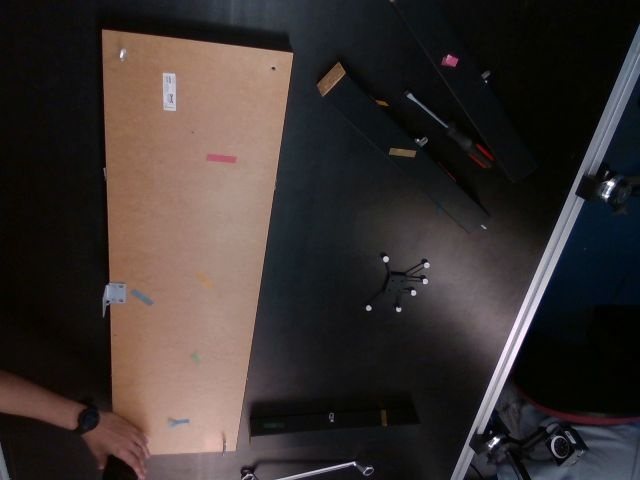
#> input picture NS2/HW2-1/dataset_yolo/images/val/000000.jpg, 640 x 480 px; its folder holds only this picture in this run
$ jupyter execute --allow-errors HW2_1_fintuning_yolov8.ipynb   (older library calls are emulated)
#> lines starting #> are read from the running program, lines starting #| are printed output that depends on the picture
### Fine-tuning a YOLOv8 Model Using a Custom Dataset

This notebook demonstrates how to fine-tune a YOLOv8 model using a previously generated custom dataset.

---

### Folder Structure

- `this_notebook.ipynb`
- `Dataset_yolo/`
  - `Images/`
    - `Train_images/`
    - `Val_images/`
  - `Labels/`
    - `Train_labels/`
    - `Val_labels/`
  - `Depth/` (this is not used for training)
    - `Train_labels/`
    - `Val_labels/`

[cell 1]
# ONLY RUN GOOGLE COLAB, Mount Google Drive
from google.colab import drive
drive.mount('/content/drive/')

[cell 2]
cd /content/drive/MyDrive/'Colab Notebooks/human-activity-understanding/HW2'

[cell 3]
import os
import random
import cv2
import matplotlib.pyplot as plt
import numpy as np # numpy is used in draw_bboxes_and_labels

# Re-define CLASSES as it was not in the current scope
CLASSES = ['person','table', 'leg','tool1', 'tool2']

def parse_yolo_label(label_path, img_width, img_height):
    """
    Parses a YOLO format segmentation label file and returns a list of masks.
    Each mask is returned as (class_id, polygon_points) where polygon_points is a list of (x, y) tuples in pixel coordinates.
    """
    masks = []
    if not os.path.exists(label_path):
        print(f"Warning: Label file not found: {label_path}")
        return masks

    with open(label_path, 'r') as f:
        for line in f:
            parts = line.strip().split()
            if len(parts) >= 3: # Must have at least class_id, x1, y1
                class_id = int(parts[0])
                polygon_normalized = list(map(float, parts[1:]))

                # Convert normalized coordinates to pixel coordinates
                polygon_points = []
                for i in range(0, len(polygon_normalized), 2):
                    x = int(polygon_normalized[i] * img_width)
                    y = int(polygon_normalized[i+1] * img_height)
                    polygon_points.append((x, y))
                masks.append((class_id, polygon_points))
    return masks

def draw_bboxes_and_labels(image, masks, classes):
    """
    Draws segmentation masks and class labels on an image with semi-transparent colors.
    """
    img_copy = image.copy()
    overlay = img_copy.copy()
    alpha = 0.4  # Transparency factor

    # Define a set of distinct colors for classes (BGR format for OpenCV)
    class_colors = [
        (0, 0, 155),    # Red for class 0 (person)
        (0, 155, 0),    # Green for class 1 (table)
        (155, 0, 0),    # Blue for class 2 (leg)
        (0, 155, 155),  # Yellow for class 3 (tool1)
        (155, 0, 155)   # Magenta for class 4 (tool2)
    ]

    for class_id, polygon_points in masks:
        if polygon_points:
            # Get color for the class
            color = class_colors[class_id % len(class_colors)] if class_id < len(class_colors) else (random.randint(0, 255), random.randint(0, 255), random.randint(0, 255)) # Fallback random color

            # Reshape points for cv2.fillPoly and cv2.polylines
            pts = np.array(polygon_points, np.int32)
            pts = pts.reshape((-1, 1, 2))

            # Fill the polygon on the overlay with semi-transparency
            cv2.fillPoly(overlay, [pts], color)

            # Draw polygon outline
            cv2.polylines(img_copy, [pts], True, color, 2)

            # Put label
            label = classes[class_id] if class_id < len(classes) else f"Unknown Class {class_id}"
            font = cv2.FONT_HERSHEY_SIMPLEX
            font_scale = 0.7
            font_thickness = 2
            text_size = cv2.getTextSize(label, font, font_scale, font_thickness)[0]

            # Place text near the first point of the polygon
            text_x = polygon_points[0][0]
            text_y = polygon_points[0][1] - 10 if polygon_points[0][1] - 10 > text_size[1] else polygon_points[0][1] + text_size[1] + 10

            # Draw background for text
            cv2.rectangle(img_copy, (text_x, text_y - text_size[1] - 5),
                          (text_x + text_size[0] + 5, text_y + 5), color, -1)
            cv2.putText(img_copy, label, (text_x, text_y), font, font_scale, (255, 255, 255), font_thickness, cv2.LINE_AA)

    # Combine the original image with the overlay using the transparency factor
    img_with_masks = cv2.addWeighted(overlay, alpha, img_copy, 1 - alpha, 0)
    return img_with_masks

# Define the new directories
TRAIN_IMAGES_DIR = 'dataset_yolo/images/val'
TRAIN_LABELS_DIR = 'dataset_yolo/labels/val'
TRAIN_DEPTH_DIR = 'dataset_yolo/depth/val' # New: Define depth directory

# Get a list of all image files in the new training directory
train_image_files = [f for f in os.listdir(TRAIN_IMAGES_DIR) if f.lower().endswith(('.jpg', '.jpeg'))]

# Randomly select 3 images to visualize
num_images_to_visualize = min(3, len(train_image_files)) # Ensure we don't try to visualize more than available
selected_images_for_viz = random.sample(train_image_files, num_images_to_visualize)

print(f"Visualizing {num_images_to_visualize} random images and their depth maps...")

plt.figure(figsize=(15, 6 * num_images_to_visualize))

for i, img_filename in enumerate(selected_images_for_viz):
    img_path = os.path.join(TRAIN_IMAGES_DIR, img_filename)
    label_filename = os.path.splitext(img_filename)[0] + '.txt'
    label_path = os.path.join(TRAIN_LABELS_DIR, label_filename)
    depth_filename = os.path.splitext(img_filename)[0] + '.png'
    depth_path = os.path.join(TRAIN_DEPTH_DIR, depth_filename)

    # Read the color image
    img = cv2.imread(img_path)
#> img is the input picture: shape (480, 640, 3); mean B, G, R 48.1, 50.1, 57.8
    if img is None:
        print(f"Warning: Could not read image: {img_path}")
        continue

    # OpenCV reads images as BGR, convert to RGB for matplotlib
    img_rgb = cv2.cvtColor(img, cv2.COLOR_BGR2RGB)

    # Read the depth image
    depth_image = cv2.imread(depth_path, cv2.IMREAD_UNCHANGED)
    if depth_image is None:
        print(f"Warning: Could not read depth image: {depth_path}")
        continue

    img_height, img_width, _ = img_rgb.shape
#> img_height = 480; img_width = 640

    # Parse YOLO labels
    bboxes = parse_yolo_label(label_path, img_width, img_height)
#> bboxes = []

    # Draw bounding boxes and labels on the color image
    img_with_boxes = draw_bboxes_and_labels(img_rgb, bboxes, CLASSES)

    # Normalize depth image for visualization
    # Scale to 0-255 for 8-bit display
    normalized_depth_image = cv2.normalize(depth_image, None, 0, 255, cv2.NORM_MINMAX, cv2.CV_8U)

    # Display the annotated color image
    plt.subplot(num_images_to_visualize, 2, i * 2 + 1) # First column for color image
    plt.imshow(img_with_boxes)
    plt.title(f"GT Color Image: {img_filename}")
    plt.axis('off')

    # Display the normalized depth image
    plt.subplot(num_images_to_visualize, 2, i * 2 + 2) # Second column for depth image
    plt.imshow(normalized_depth_image, cmap='viridis')
    plt.title(f"Depth Image: {depth_filename}")
    plt.axis('off')

plt.tight_layout()
plt.show()
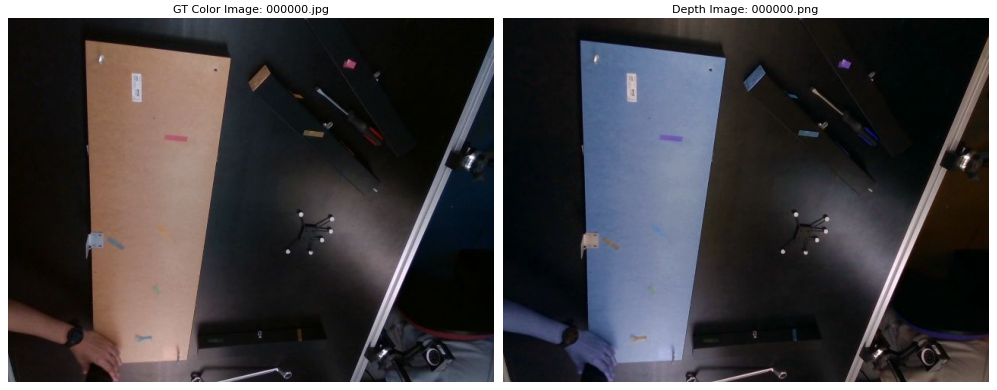
#> figure drawn by matplotlib, 2 panels; B, G, R data is drawn as R, G, B

print(f"Finished visualizing {num_images_to_visualize} images with color annotations and depth maps.")

### Install Ultralytics

[cell 4]
get_ipython().system('pip install ultralytics')
print("ultralytics package installed.")

## Load Pre-trained Ultralytics Model

Load a suitable pre-trained YOLOv8 from the `ultralytics` hub as a starting point for fine-tuning.

[cell 5]
from ultralytics import YOLO

# Load a pre-trained YOLOv8 segmentation model
#> (the rest of this cell did not finish here and is left out)

# Task 1.1
## Fine-tuning yolov8 using custom dataset

Define the training parameters (data.yaml), including the number of epochs, batch size, and most importantly, adjust the model to match the number of classes in your custom dataset.

#> (a cell that did not finish here is left out)

[cell 7]
import matplotlib.pyplot as plt
import matplotlib.image as mpimg
import os

# Plot finetuning Training Results.

image_path = os.path.join('runs', 'segment', 'yolov8n_seg_custom2', 'results.png')

if os.path.exists(image_path):
    img = mpimg.imread(image_path)
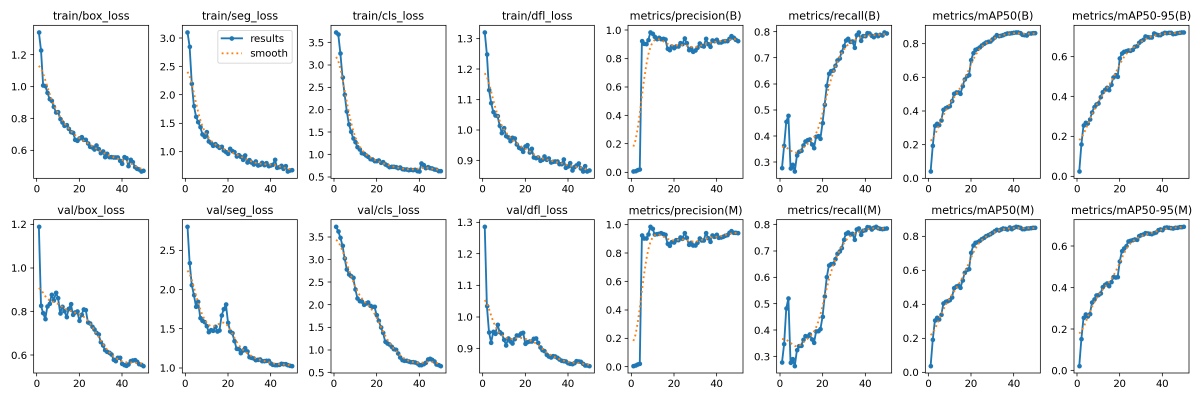
#> input picture NS2/HW2-1/runs/segment/yolov8n_seg_custom/results.png, 3600 x 1200 px, found by its file name (shown at 1/3 size)
#> img is the input picture: shape (1200, 3600, 4) float32; mean R, G, B, A 0.947, 0.956, 0.961, 1
    plt.figure(figsize=(15, 8))
    plt.imshow(img)
    plt.title('YOLOv8 Segmentation Training Results')
    plt.axis('off')
    plt.show()
else:
    print(f"Error: Image not found at {image_path}")

# Task 1.2
## Test Fine-tuned Model

Test the fine-tuned YOLOv8 segmentation model on validation images and visualize the results, including bounding boxes and semi-transparent segmentation masks.

[cell 8]
import cv2
import numpy as np
import random

# [45 lines left out: function draw_rect_boxes_and_labels, not called in this run]

print("New helper function `draw_rect_boxes_and_labels` defined to draw only rectangular bounding boxes and labels.")

[cell 9]
import os
import random
import cv2
import matplotlib.pyplot as plt
from ultralytics import YOLO

# Load the best trained model weights
model_path = os.path.join('runs', 'segment', 'yolov8n_seg_custom2', 'weights', 'best.pt')
#> (the rest of this cell did not finish here and is left out)

[cell 10]
import os
import random
import cv2
import matplotlib.pyplot as plt
from ultralytics import YOLO
import numpy as np # Ensure numpy is imported if not already in scope via another cell

# Define CLASSES (ensure it's in scope)
CLASSES = ['person', 'table', 'leg', 'tool1', 'tool2']

# Path to the YOLO dataset validation images
val_images_dir = os.path.join('dataset_yolo', 'images', 'val')
val_labels_dir = os.path.join('dataset_yolo', 'labels', 'val')
val_depth_dir = os.path.join('dataset_yolo', 'depth', 'val') # Added definition here

# Randomly select one images to visualize from the validation set
#> (the rest of this cell did not finish here and is left out)

# Part 1.2
## Create K-Means Segmentation Mask

Based on the K-Means cluster labels, assign each pixel in the cropped region to either foreground or background. Reconstruct a binary mask for the foreground within the bounding box, and then extend this mask to the original image dimensions.

[cell 11]
from sklearn.cluster import KMeans
import numpy as np
from collections import Counter

# cropped_color_roi, cropped_depth_roi, cropped_mask, h, w, c, results, selected_bbox_for_roi, img_rgb are assumed to be available from previous cells.

# Get dimensions of cropped_color_roi (assuming h, w, c are still correct from previous steps)
#> (the rest of this cell did not finish here and is left out)

[cell 12]
import matplotlib.pyplot as plt
import matplotlib.colors # Import matplotlib.colors

# Define custom colormap for binary masks: False (0) for violet, True (1) for yellow
colors = [(0.5, 0.0, 0.5), (1.0, 1.0, 0.0)] # Violet and Yellow (RGB)
custom_cmap = matplotlib.colors.ListedColormap(colors)

# Display the K-Means masks in a single row
plt.figure(figsize=(10, 5))

plt.subplot(1, 2, 1)
#> (the rest of this cell did not finish here and is left out)

# Task 1.3 Convert the clustering results into a segmentation image.

[cell 13]
# First we need a overlay function to overlay the mask
from scipy.ndimage import binary_dilation
import numpy as np # Ensure numpy is imported

# [36 lines left out: function overlay_function, not called in this run]

# Display the K-Means masks in a single row
plt.figure(figsize=(10, 5))

plt.subplot(1, 1, 1)
#> (the rest of this cell did not finish here and is left out)

## Task 2 Mask R-CNN (2 Students):
### 2.1 Fine-tune Mask R-CNN using Detectron2.
-  for this task we use the same fineuned yolov8, which can deliver instance segmentation

### 2.2 Compare both segmentation results with ground truth from MiVOS (pixel-wise acc).

- we compare the segmentation performance of the results we obtained in subtasks 2.1 and 1.3, and we do so through the computation of the pixel-wise accuracy

[cell 14]
# [12 lines left out: function compute_pixel_accuracy, not called in this run]

[cell 15]
import os
import random
import cv2
import matplotlib.pyplot as plt
import numpy as np # Added numpy import

# Define a new helper function to draw masks with scores
# [53 lines left out: function draw_masks_and_scores, not called in this run]


print(f"Visualizing {num_images_to_visualize} random validation images...")

plt.figure(figsize=(10, 5))

#> (the rest of this cell did not finish here and is left out)

    img_with_gt = draw_bboxes_and_labels(img_rgb.copy(), gt_masks, CLASSES)

    # --- Model Predictions ---
    # Run inference
    results = model(img_rgb, verbose=False) # verbose=False to suppress output for each image

    # Process results to get masks in the desired format
    predicted_masks_with_scores = []
    for r in results:
        if r.masks is not None:
            for j, mask_data in enumerate(r.masks.data):
                class_id = int(r.boxes.cls[j])
                confidence_score = float(r.boxes.conf[j]) # Get confidence score
                # Convert mask to polygon points
                mask_np = mask_data.cpu().numpy().astype(np.uint8)
                contours, _ = cv2.findContours(mask_np, cv2.RETR_EXTERNAL, cv2.CHAIN_APPROX_SIMPLE)
                if contours:
                    # Take the largest contour for simplicity if multiple are found
                    contour = max(contours, key=cv2.contourArea)
                    # Reshape to (N, 2) list of tuples for draw_masks_and_scores
                    polygon_points = [tuple(point[0]) for point in contour]
                    predicted_masks_with_scores.append((class_id, polygon_points, confidence_score)) # Append score


    # ---- Pixel-wise accuracy for Subtask 2.1 ----
    # Create GT mask as uint8 for OpenCV
    gt_binary_mask = np.zeros((img_height, img_width), dtype=np.uint8)

    for class_id, polygon_points in gt_masks:
        pts = np.array(polygon_points, dtype=np.int32).reshape((-1, 1, 2))
        cv2.fillPoly(gt_binary_mask, [pts], 1)   # fill with value 1

    # Convert to boolean mask
    gt_binary_mask = gt_binary_mask.astype(bool)

    # Create predicted mask as uint8 for OpenCV
    pred_binary_mask = np.zeros((img_height, img_width), dtype=np.uint8)

    for class_id, polygon_points, _ in predicted_masks_with_scores:
        pts = np.array(polygon_points, dtype=np.int32).reshape((-1, 1, 2))
        cv2.fillPoly(pred_binary_mask, [pts], 1)

    pred_binary_mask = pred_binary_mask.astype(bool)

    # Compute accuracy
    pixel_acc_21 = compute_pixel_accuracy(pred_binary_mask, gt_binary_mask)
    print("Pixel-wise accuracy (Task 2.1):", pixel_acc_21)


    # ---- Pixel-wise accuracy for Subtask 2.1 (K-Means segmentation vs GT) ----
    # Build full-sized ground-truth mask (same approach as above)
    gt_full_mask = np.zeros((img_height, img_width), dtype=np.uint8)
    for class_id, polygon_points in gt_masks:
        pts = np.array(polygon_points, dtype=np.int32).reshape((-1, 1, 2))
        cv2.fillPoly(gt_full_mask, [pts], 1)
    gt_full_mask = gt_full_mask.astype(bool)

    # Use the same bounding box coordinates from the ROI
    gt_roi_mask = gt_full_mask[y1:y2, x1:x2]

    # K-means mask for ROI already computed earlier: kmeans_color_mask_cropped

    # Compute pixel-wise accuracy
    pixel_acc_13 = compute_pixel_accuracy(kmeans_color_mask_cropped, gt_roi_mask)
    print("Pixel-wise accuracy (Task 1.3 K-Means ROI):", pixel_acc_13)


    # Draw bounding boxes and labels using the newly defined helper function
    img_with_predictions = draw_masks_and_scores(img_rgb.copy(), predicted_masks_with_scores, CLASSES)

    # --- Display Both ---
    plt.subplot(num_images_to_visualize, 2, i * 2 + 1) # First column for GT
    plt.imshow(img_with_gt)
    plt.title(f"GT Labels: {img_filename}")
    plt.axis('off')

    plt.subplot(num_images_to_visualize, 2, i * 2 + 2) # Second column for Predictions
    plt.imshow(img_with_predictions)
    plt.title(f"Predictions with Scores: {img_filename}")
    plt.axis('off')

plt.tight_layout()
plt.show()

# Task 2.3: Depth Smoothing

[cell 16]
get_ipython().system('pip install pyrealsense2')
print("pyrealsense2 package installed.")

[cell 17]
print("\n--- Task 2.3: Depth Smoothing ---")

# Apply opencv blurring filters
depth_gaussian  = cv2.GaussianBlur(normalized_depth_image, (5,5), 0)
depth_median    = cv2.medianBlur(normalized_depth_image, 5)
depth_bilateral = cv2.bilateralFilter(normalized_depth_image, 9, 75, 75)

# Plot
plt.figure(figsize=(20,15))

plt.subplot(4,1,1)
plt.imshow(normalized_depth_image, cmap='viridis')
plt.title("Original Depth ROI")
plt.axis('off')

plt.subplot(4,1,2)
plt.imshow(depth_gaussian, cmap='viridis')
plt.title("Gaussian Blur")
plt.axis('off')

plt.subplot(4,1,3)
plt.imshow(depth_median, cmap='viridis')
plt.title("Median Blur")
plt.axis('off')

plt.subplot(4,1,4)
plt.imshow(depth_bilateral, cmap='viridis')
plt.title("Bilateral Filter")
plt.axis('off')

plt.tight_layout()
plt.show()
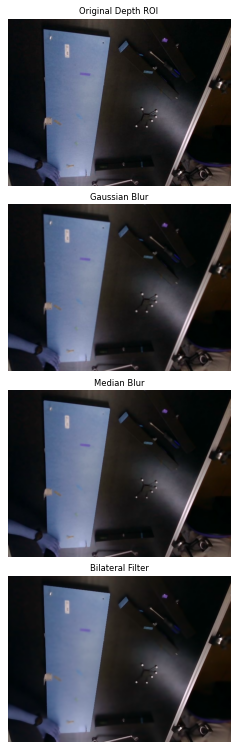
#> figure drawn by matplotlib, 4 panels; B, G, R data is drawn as R, G, B
